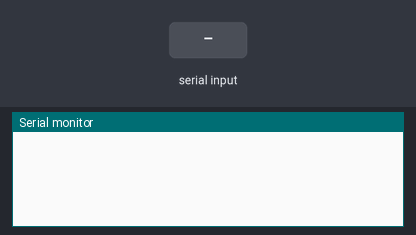
The sketch below on a simulated Arduino Uno, built with avr-gcc and run on an emulated ATmega328P. Parts: the last lines printed to the serial monitor. The test bench sets the inputs (shaded band).

Above: at 1.2 s.
1.3 s: "90,45\n" received over Serial
At 1.8 s:
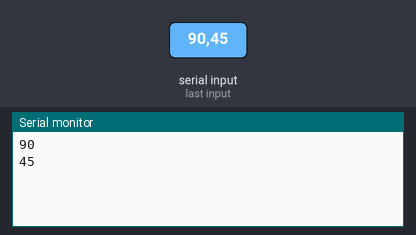
2.8 s: "30,150\n" received over Serial
At 4.2 s:
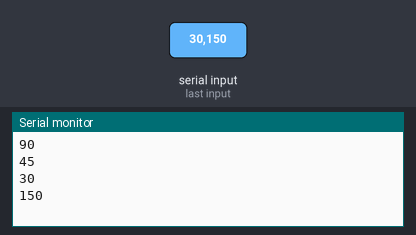
Timing chart, 0 to 5.8 s (numbered marks = the images above; inputs shaded):
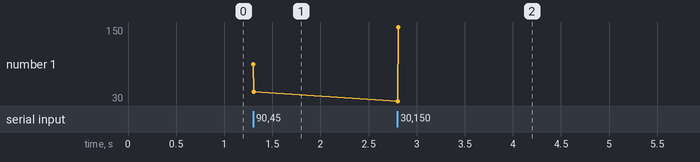

The sketch:

testArduino.ino
```cpp
void setup()
{
    Serial.begin(9600);
}

long parseInt()
{
    int num = 0;
    boolean firstFlag = true;
    while (true)
    {
        if (Serial.available() > 0)
        {
            char b = Serial.read();
            if (b >= '0' && b <= '9')
            {
                num = num*10 + (b-'0');
                break;
            }
        }
    }
    while (true)
    {
        if (Serial.available() > 0)
        {
            char b = Serial.read();
            if (b >= '0' && b <= '9')
            {
                num = num*10 + (b-'0');
            }
            else
            {
                return num;
            }
        }
    }
}

void loop()
{
    if (Serial.available() > 0)
    {
        int n = parseInt();
        Serial.println(String(n));
    }

}
```

Measured:
- after the input at 1.3 s, the serial monitor: prints a new line at once (image 1)
- after the input at 2.8 s, the serial monitor: prints a new line at once (image 2)
- plotted number 1: 45 → 150 after the input at 2.8 s
